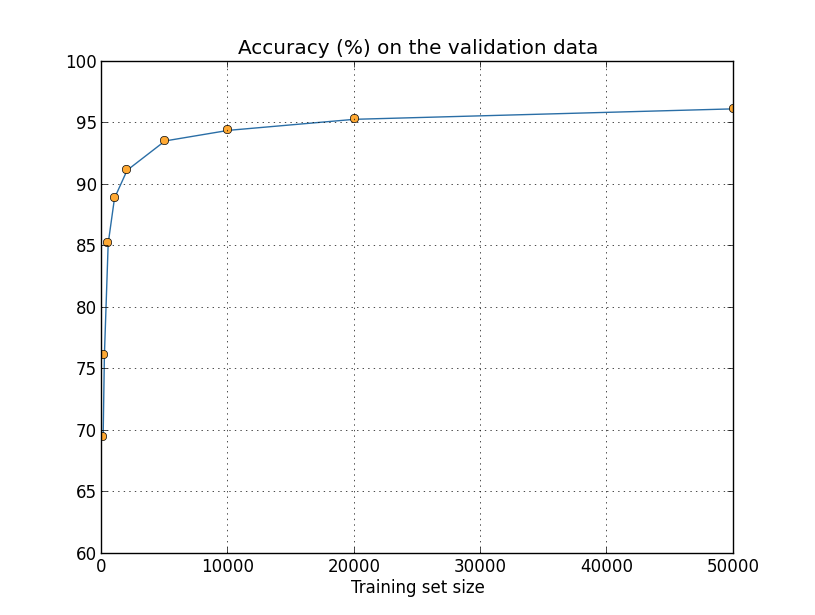

Python code for this plot:
"""more_data
~~~~~~~~~~~~

Plot a graph to illustrate the performance of MNIST when different
size training sets are used.

"""

# Standard library
import json
import sys

# My library
sys.path.append('../code/')
import mnist_loader
import network2

# Third-party libraries
import matplotlib.pyplot as plt
import numpy as np

# Make results more easily reproducible
import random
random.seed(12345678)

# The sizes to use for the different training sets
SIZES = [100, 200, 500, 1000, 2000, 5000, 10000, 20000, 50000] 

def main():
    run_networks()
    make_plot()
                       
def run_networks():
    training_data, validation_data, test_data = mnist_loader.load_data_wrapper()
    net = network2.Network([784, 30, 10], cost=network2.CrossEntropyCost())
    accuracies = []
    for size in SIZES:
        print "Training with training data of size "+size+"\n"
        net.large_weight_initializer()
        num_epochs = 1500000 / size 
        net.SGD(training_data[:size], num_epochs, 10, 0.05, lmbda = 0.001)
        accuracy = net.accuracy(validation_data) / 100.0
        print "Accuracy was "+accuracy+" %"
        accuracies.append(accuracy)
    f = open("more_data.json", "w")
    json.dump(accuracies, f)
    f.close()

def make_plot():
    f = open("more_data.json", "r")
    accuracies = json.load(f)
    f.close()
    fig = plt.figure()
    ax = fig.add_subplot(111)
    ax.plot(SIZES, accuracies, color='#2A6EA6')
    ax.plot(SIZES, accuracies, "o", color="#FFA933")
    ax.set_xlim(0, 50000)
    ax.set_ylim(60, 100)
    ax.grid(True)
    ax.set_xlabel('Training set size')
    ax.set_title('Accuracy (%) on the validation data')
    plt.show()

if __name__ == "__main__":
    main()
